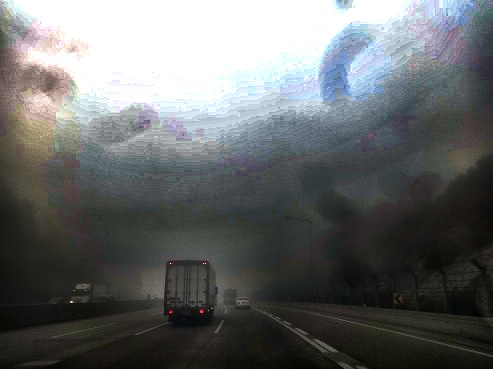
#> input picture image/darkpatch/hard1/hard1_cla_dc12.jpg, 493 x 369 px, given in place of hard1_ori.jpg, which was not available
$ python dark_channel.py ../image/darkpatch/hard1/hard1_cla_dc12.jpg   (older library calls are emulated)
#> lines starting #> are read from the running program, lines starting #| are printed output that depends on the picture; pictures that were not available may be replaced by others from this repository, and a replacement may not be noted
import cv2;
import math;
import numpy as np;
import os


def DarkChannel(im, sz):
    b, g, r = cv2.split(im)
    dc = cv2.min(cv2.min(r, g), b);
    kernel = cv2.getStructuringElement(cv2.MORPH_RECT, (sz, sz))
    dark = cv2.erode(dc, kernel)
    return dark


def AtmLight(im, dark):
    [h, w] = im.shape[:2]
    imsz = h * w
    numpx = int(max(math.floor(imsz / 1000), 1))
    darkvec = dark.reshape(imsz, 1);
    imvec = im.reshape(imsz, 3);

    indices = darkvec.argsort();
    indices = indices[imsz - numpx::]

    atmsum = np.zeros([1, 3])
    for ind in range(1, numpx):
        atmsum = atmsum + imvec[indices[ind]]

    A = atmsum / numpx;
    return A


def TransmissionEstimate(im, A, sz):
    omega = 0.95;
    im3 = np.empty(im.shape, im.dtype);

    for ind in range(0, 3):
        im3[:, :, ind] = im[:, :, ind] / A[0, ind]

    transmission = 1 - omega * DarkChannel(im3, sz);
    return transmission


def Guidedfilter(im, p, r, eps):
    mean_I = cv2.boxFilter(im, cv2.CV_64F, (r, r));
    mean_p = cv2.boxFilter(p, cv2.CV_64F, (r, r));
    mean_Ip = cv2.boxFilter(im * p, cv2.CV_64F, (r, r));
    cov_Ip = mean_Ip - mean_I * mean_p;

    mean_II = cv2.boxFilter(im * im, cv2.CV_64F, (r, r));
    var_I = mean_II - mean_I * mean_I;

    a = cov_Ip / (var_I + eps);
    b = mean_p - a * mean_I;

    mean_a = cv2.boxFilter(a, cv2.CV_64F, (r, r));
    mean_b = cv2.boxFilter(b, cv2.CV_64F, (r, r));

    q = mean_a * im + mean_b;
    return q;


def TransmissionRefine(im, et):
    gray = cv2.cvtColor(im, cv2.COLOR_BGR2GRAY);
    gray = np.float64(gray) / 255;
    r = 60;
    eps = 0.0001;
    t = Guidedfilter(gray, et, r, eps);

    return t;


def Recover(im, t, A, tx):
    res = np.empty(im.shape, im.dtype);
    t = cv2.max(t, tx);

    for ind in range(0, 3):
        res[:, :, ind] = (im[:, :, ind] - A[0, ind]) / t + A[0, ind]

    return res

for i in range(1,4) :
    if __name__ == '__main__':
        import sys

        os.chdir('C:/Users/taehun/Desktop/hard_data/prepro/hard%s' %(i))
        try:
            fn = 'hard%s_ori.jpg' %(i)
        except:
            fn = './image/15.png'


        def nothing(*argv):
            pass


        src = cv2.imread(fn)
#> src is the input picture: shape (369, 493, 3); mean B, G, R 105.2, 105.1, 102.4
        I = src.astype('float64') / 255;
        dark = DarkChannel(I, 3);
#> in DarkChannel, `dark = cv2.erode(dc, kernel)`:
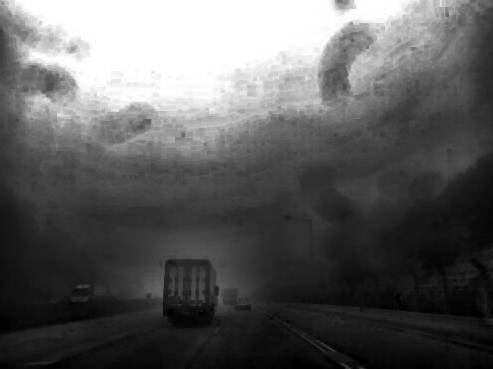
#> dark: shape (369, 493) float64; min 0, max 1, mean 0.367
        A = AtmLight(I, dark);
#> in AtmLight, `indices = indices[imsz - numpx::]`: indices = 181 values from 0 to 0
#> the loop in AtmLight, `for ind in range(1, numpx):` made 180 passes
#> atmsum on passes 1 to 3: [[0.788, 0.8, 0.792]], [[1.58, 1.6, 1.58]], [[2.36, 2.4, 2.38]]
#> after the loop in AtmLight, `for ind in range(1, numpx):`: atmsum = [[141.9, 144, 142.6]]
#> in AtmLight, `A = atmsum / numpx;`: A = [[0.784, 0.796, 0.788]]
#> A = [[0.784, 0.796, 0.788]]
        te = TransmissionEstimate(I, A, 3);
        t = TransmissionRefine(src, te);
#> in Guidedfilter, `cov_Ip = mean_Ip - mean_I * mean_p;`:
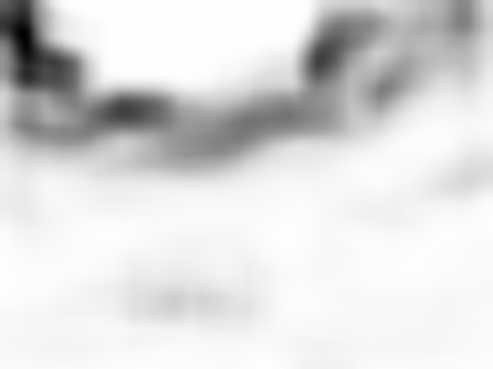
#> cov_Ip: shape (369, 493) float64; min -0.0624, max 1.39e-16, mean -0.00851; drawn with min black and max white
#> in Guidedfilter, `mean_a = cv2.boxFilter(a, cv2.CV_64F, (r, r));`:
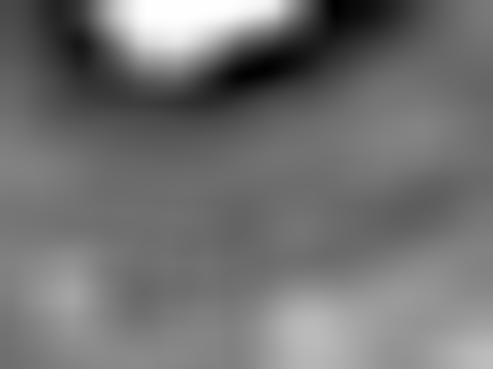
#> mean_a: shape (369, 493) float64; min -1.72, max 5.57e-13, mean -0.949; drawn with min black and max white
#> in Guidedfilter, `mean_b = cv2.boxFilter(b, cv2.CV_64F, (r, r));`:
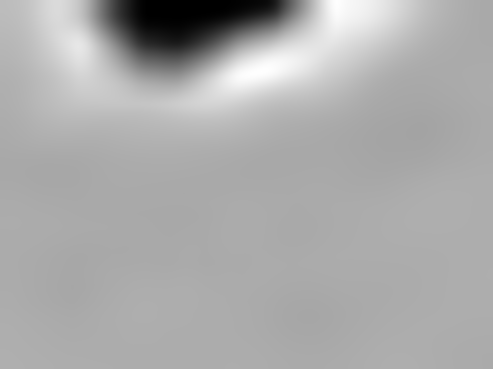
#> mean_b: shape (369, 493) float64; min -0.194, max 1.56, mean 0.979; drawn with min black and max white
        J = Recover(I, t, A, 0.1);
#> in Recover, `t = cv2.max(t, tx);`:
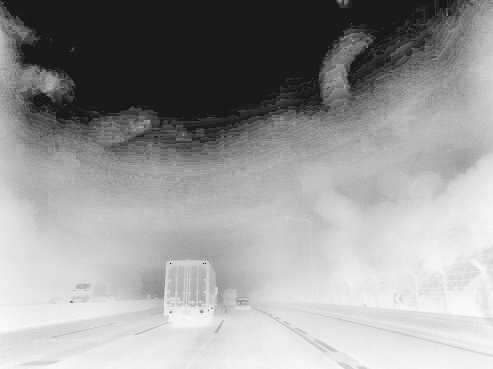
#> t: shape (369, 493) float64; min 0.1, max 0.997, mean 0.602
#> after the loop in Recover, `for ind in range(0, 3):`:
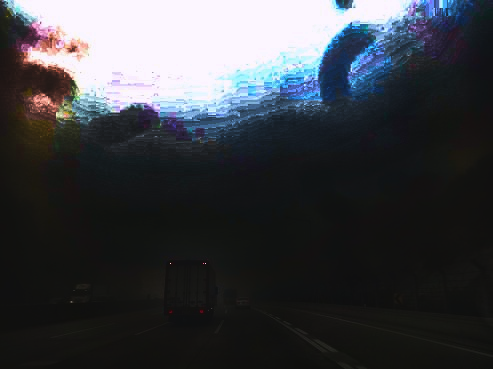
#> res: shape (369, 493, 3) float64; mean B, G, R 0.65, 0.594, 0.564; drawn with min black and max white
        os.chdir('C:/Users/taehun/Desktop/hard_data/prepro/hard%s' %(i))
        cv2.imwrite("hard%s_dc3.jpg" %(i), J * 255);
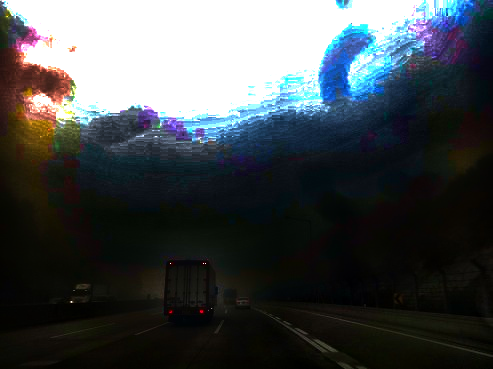
#> saved as hard1_dc3.jpg: shape (369, 493, 3); mean B, G, R 76, 73.5, 68.3
#> pass 2 of the loop `for i in range(1,4) :`:
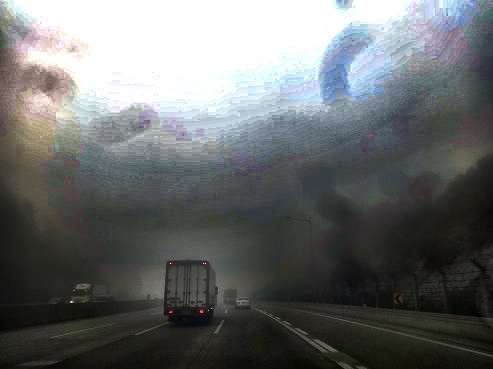
#> input picture image/darkpatch/hard1/hard1_cla_dc15.jpg, 493 x 369 px, given in place of hard2_ori.jpg, which was not available
#> src is the input picture: shape (369, 493, 3); mean B, G, R 107.8, 107.7, 105
#> in DarkChannel (call 3), `dark = cv2.erode(dc, kernel)`:
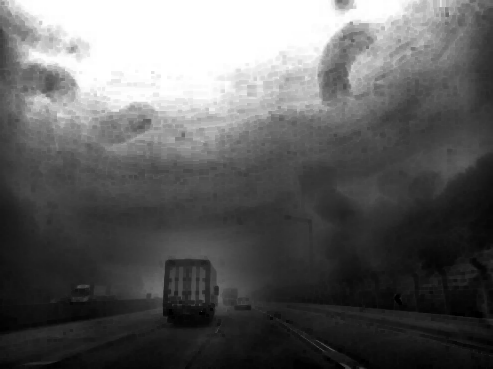
#> dark: shape (369, 493) float64; min 0, max 1, mean 0.377
#> the loop in AtmLight (call 2), `for ind in range(1, numpx):` made 180 passes
#> atmsum on passes 1 to 3: [[0.788, 0.804, 0.784]], [[1.58, 1.61, 1.57]], [[2.36, 2.41, 2.35]]
#> `A = AtmLight(I, dark);`: A = [[0.784, 0.799, 0.78]]
#> in Guidedfilter (call 2), `mean_p = cv2.boxFilter(p, cv2.CV_64F, (r, r));`:
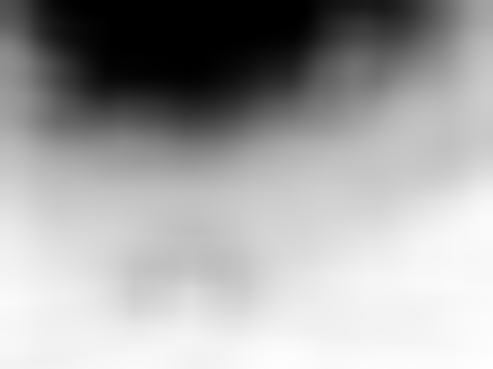
#> mean_p: shape (369, 493) float64; min -0.188, max 0.943, mean 0.544; drawn with min black and max white
